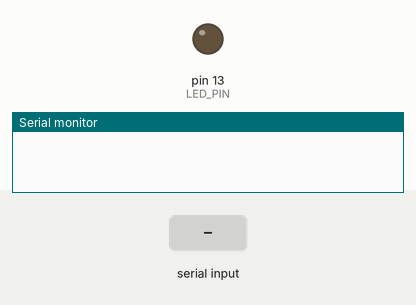
The sketch below on a simulated Arduino Uno, built with avr-gcc and run on an emulated ATmega328P. Shown: output pins drawn as LEDs (lit = HIGH), the last lines printed to the serial monitor. The test bench sets the inputs (shaded band).

Above: at 1.2 s.
1.3 s: "1" received over Serial
At 2.0 s:
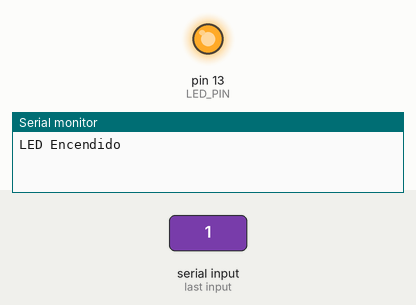
2.8 s: "0" received over Serial
At 3.2 s:
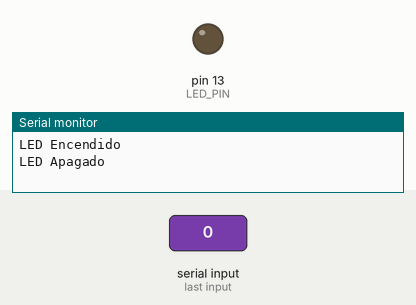
Timing chart, 0 to 5.8 s (numbered marks = the images above; inputs shaded):
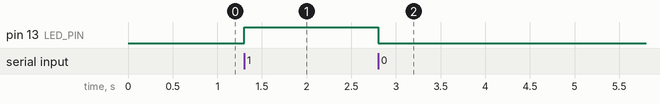

The sketch:

led.ino
```cpp
// Código para Arduino

#define LED_PIN 13

void setup() {
  pinMode(LED_PIN, OUTPUT);
  Serial.begin(9600);
}

void loop() {
  if (Serial.available() > 0) {
    char receivedChar = Serial.read();
    if (receivedChar == '1') {
      digitalWrite(LED_PIN, HIGH); // Encender el LED
      Serial.println("LED Encendido");
    } else if (receivedChar == '0') {
      digitalWrite(LED_PIN, LOW); // Apagar el LED
      Serial.println("LED Apagado");
    }
  }
}
```

Measured:
- after the input at 1.3 s, pin 13 (LED_PIN): LOW → HIGH at once
- after the input at 2.8 s, pin 13 (LED_PIN): HIGH → LOW at once
